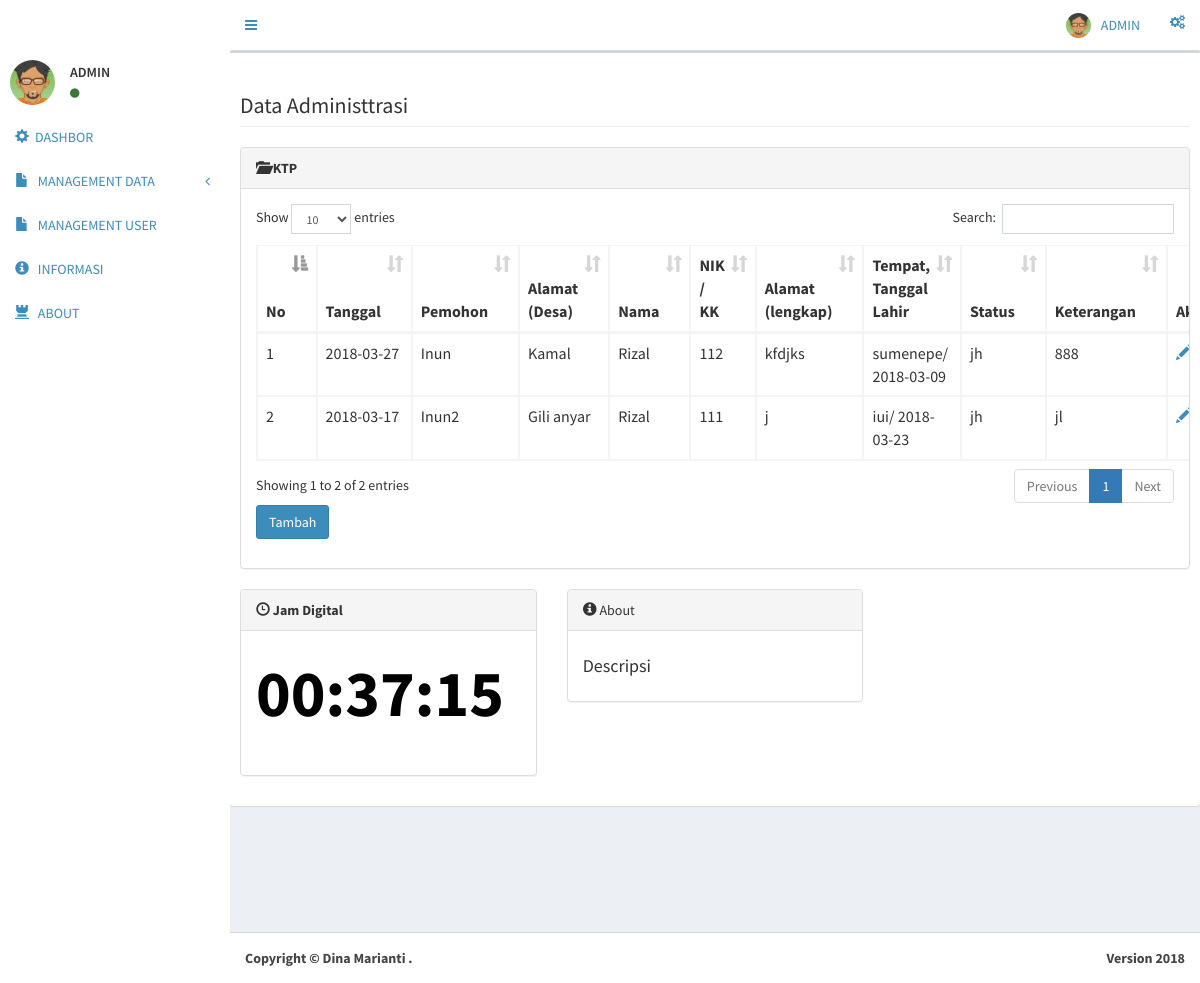
The page /index.php/admin/C_admin/tabel_ktp on the database its author committed.
### tables this page shows
CREATE TABLE `admin_ktp` (
  `no` int(11) NOT NULL,
  `tgl` date DEFAULT NULL,
  `pemohon` varchar(30) DEFAULT NULL,
  `desa` varchar(30) DEFAULT NULL,
  `nama` varchar(30) DEFAULT NULL,
  `nik` varchar(30) DEFAULT NULL,
  `alamat` varchar(100) DEFAULT NULL,
  `tempat_lahir` varchar(50) DEFAULT NULL,
  `tgl_lahir` date DEFAULT NULL,
  `status` varchar(30) DEFAULT NULL,
  `ket` longtext
);

CREATE TABLE `admin_desa` (
  `no` int(11) NOT NULL,
  `desa` varchar(40) NOT NULL
);

### application/controllers/admin/C_admin.php (called while the page is built, shortened)
<?php
class C_admin extends CI_Controller
{
	function __construct()
	{
		$this->load->model('admin/M_admin');
	}
     function tabel_ktp() {
        $this->load->model('M_admin');
        $temp = $this->M_admin->data_ktp();
        $this->load->view('admin/data_administrasi/ktp/tabel_ktp', ['temp' => $temp]);
    }
}
 ?>

### index.php (called while the page is built, shortened)
<?php
require_once BASEPATH.'core/CodeIgniter.php';

### application/models/admin/M_admin.php (called while the page is built, shortened)
<?php
class M_admin extends CI_Model
{
    public function data_ktp() {
        $sql = "SELECT a.*, b.desa as nama_desa FROM admin_ktp a INNER JOIN admin_desa b ON a.desa=b.no  ORDER BY a.pemohon ASC";
        return $this->db->query($sql)->result();
    }
}
 ?>

### application/views/admin/data_administrasi/ktp/tabel_ktp.php (the view, shortened to what this page needs)
<html>
<head>
</head>
<body class="hold-transition skin-blue sidebar-mini">
<div class="wrapper">
  <div class="content-wrapper">
          <div class="box">
            <div class="box-header">
            </div>
              <div class="box-body">
                <div class="row">
                    <div class="col-lg-12">
                        <h1 class="page-header">Data Administtrasi</h1>
                    </div>
                </div>
                <div class="row">
                    <div class="col-lg-12">
                        <div class="panel panel-default">
                            <div class="panel-heading">
                                <i class="glyphicon glyphicon-folder-open"></i> <strong>KTP</strong>
                            </div>
                          <div class="panel-body table-responsive">
                              <table id="example1" class="table table-bordered">
                              <thead>
                                <tr>
                                  <th scope="col">No</th>
                                  <th scope="col">Tanggal</th>
                                  <th scope="col">Pemohon</th>
                                  <th scope="col">Alamat (Desa)</th>
                                  <th scope="col">Nama</th>
                                  <th scope="col">NIK / KK</th>
                                  <th scope="col">Alamat (lengkap)</th>
                                  <th scope="col">Tempat, Tanggal Lahir</th>
                                  <th scope="col">Status</th>
                                  <th scope="col">Keterangan</th>
                                  <th scope="col">Aksi</th>
                                </tr>
                              </thead>
                              <tbody>
                              <?php
                                if(count($temp) < 1){
                                ?>
                                <tr><td colspan="10" align="center">Data Tidak ditemukan</td></tr>
                                <?php
                              }else{
                                $no = 1;
                            foreach ($temp as $tem) {?>
                            <tr>
                                <td scope="col"><?php echo $no++; ?></td>
                                <td scope="col"><?php echo $tem->tgl;?></td>
                                  <td scope="col"><?php echo $tem->pemohon;?></td>
                                  <td scope="col"><?php echo $tem->nama_desa;?></td>
                                  <td scope="col"><?php echo $tem->nama;?></td>
                                  <td scope="col"><?php echo $tem->nik;?></td>
                                  <td scope="col"><?php echo $tem->alamat;?></td>
                                  <td scope="col"><?php echo $tem->tempat_lahir.'/ '.$tem->tgl_lahir;?></td>
                                  <td scope="col"><?php echo $tem->status;?></td>
                                  <td scope="col"><?php echo $tem->ket;?></td>
                                  <td scope="col">
                                  <a href="<?php echo base_url().'index.php/admin/C_admin/ktp_edit/'.$tem->no;?>"><i class="glyphicon glyphicon-pencil"></i></a>
                                        <a href="<?php echo base_url().'index.php/admin/C_admin/ktp_hapus/'.$tem->no;?>"onclick="return confirm('Anda yakin akan menghapus data ini... ?')"><i class="glyphicon glyphicon-trash"></i></a></td>
                                    </tr>
                              <?php
                                }
                              }
                              ?>
                              </tbody>
                            </table>
                            <?php echo form_open (base_url().'index.php/admin/C_admin/ktp_tambah'); ?>
                            <td colspan="10"><button class="btn btn-primary" name="kskadd" value="tambah">Tambah</button></td></tr>
                            </form>
                        </div>
                        </div>
                    <div class="row">
                        <div class="col-lg-4">
                          <div class="panel panel-default">
                              <div class="panel-heading">
                                  <i class="glyphicon glyphicon-time"></i> <strong>Jam Digital</strong>
                              </div>
                              <div class="panel-body">
                                  <div class="list-group">
                                  </div>
                              </div>
                          </div>
                        </div>
                        <div class="col-lg-4">
                          <div class="panel panel-default">
                            <div class="panel-heading">
                                <i class="glyphicon glyphicon-info-sign"></i> About
                            </div>
                            <div class="panel-body">
                                <div class="timeline-heading">
                                    <h4 class="timeline-title">Descripsi</h4>
                                </div>
                            </div>
                        </div>
                        </div>
                    </div>
            </div>
          </div>
        </div>
      </div>
  </div>
  <footer class="main-footer">
    <div class="pull-right hidden-xs">
      <b>Version 2018</b>
    </div>
    <strong>Copyright &copy; Dina Marianti <a href=""></a>.</strong>
  </footer>
</body>
</html>

### rows shown on the page
admin_ktp: tgl "2018-03-27", pemohon "Inun", admin_desa.desa "Kamal", nama "Rizal", nik "112", alamat "kfdjks", tempat_lahir "sumenepe", tgl_lahir "2018-03-09", status "jh", ket "888"
admin_ktp: tgl "2018-03-17", pemohon "Inun2", admin_desa.desa "Gili anyar", nama "Rizal", nik "111", alamat "j", tempat_lahir "iui", tgl_lahir "2018-03-23", status "jh", ket "jl"
